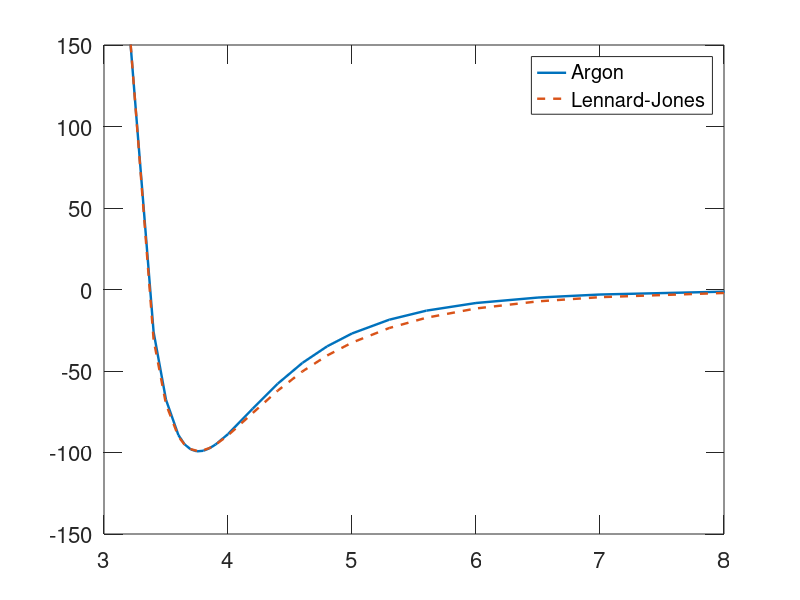

Write the MATLAB code that produced this figure.

FontSize = 16;
LineWidth = 1.75;
MarkerSize = 10;
TickLength = [0.03 0.03];
            
lennard = @(epsi, sigma, r) (4*epsi * ( (sigma./r).^12 - (sigma./r).^6));
x = [2 2.2 2.4 2.6 2.8 3 3.2 3.4 3.5 3.6 3.65 3.7 3.75 3.8 3.85 3.9 4 4.2 4.4 4.6 4.8 5 5.3 5.6 6 6.5 7 8 10 12 14 16 20];
argon = [35718.05 17882.56 8619.02 3961.36 1694.56 633.868 163.942 -26.074 -67.661 -89.306 -95.001 -98.108 -99.291 -98.953 -97.454 -95.084 -88.726 -73.024 -57.836 -45.031 -34.847 -26.980 -18.538 -12.970 -8.281 -4.938 -3.0759 -1.3260 -0.3321 -0.10881 -0.04267 -0.01898 -0.00491];
fig = figure;
set(fig, 'DefaultAxesFontSize', FontSize);
set(fig, 'DefaultTextFontSize', FontSize);
set(fig, 'DefaultLineLineWidth', LineWidth);
set(fig, 'DefaultLineMarkerSize', MarkerSize);
set(fig, 'DefaultAxesTickLength', TickLength);
ax = axes('parent', fig);
plot(ax, x, argon, x, lennard(99, 3.35, x), "--"); 
ylim([-150 150]); 
xlim([3 8]);
legend("Argon", "Lennard-Jones");